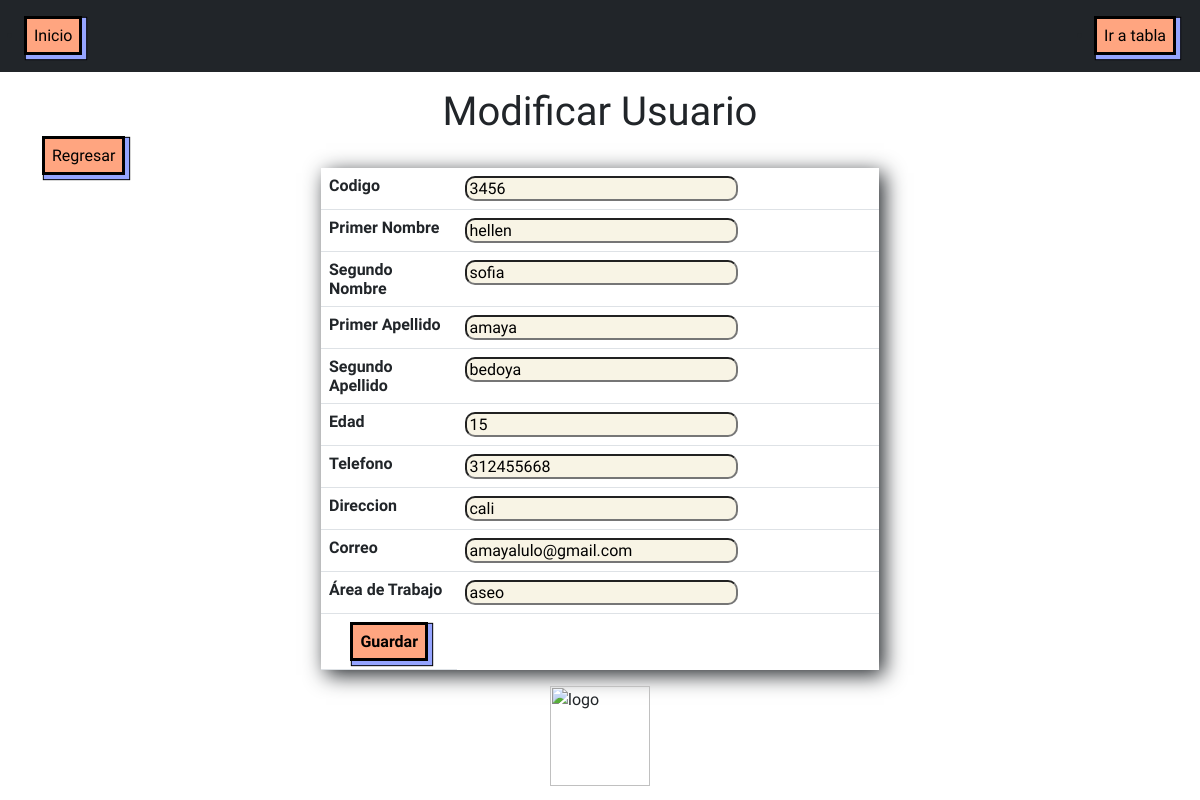
Screenshot of /modificar.php?id=3456 with the database file from the repository.
### tables this page shows
CREATE TABLE `alape` (
  `Codigo` int(4) NOT NULL,
  `p_nombre` varchar(20) NOT NULL,
  `s_nombre` varchar(30) NOT NULL,
  `p_apellido` varchar(20) NOT NULL,
  `s_apellido` varchar(30) NOT NULL,
  `edad` int(2) NOT NULL,
  `telefono` int(13) NOT NULL,
  `direccion` varchar(20) NOT NULL,
  `correo` varchar(50) NOT NULL,
  `area_de_trabajo` varchar(50) NOT NULL
);

### modificar.php (the view, shortened to what this page needs)
<?php
	require('conexion.php');
	$id=$_GET['id'];
	$query="SELECT Codigo, p_nombre, s_nombre, p_apellido, s_apellido,
	edad, telefono, direccion, correo, area_de_trabajo FROM alape WHERE Codigo = $id";
	$resultado=$mysqli->query($query);
	$row=$resultado->fetch_assoc();
?>
<html>
	<head>
		<link rel="stylesheet" href="styles2.css">
		<link href="https://cdn.jsdelivr.net/npm/bootstrap@5.0.2/dist/css/bootstrap.min.css" rel="stylesheet"
>
	</head>
	<body class="body-css">
			<nav>
				<ul class="navbar navbar-dark bg-dark p-4">
					<li><a class="a-css" href="index.php">Inicio</a></li>
					<li><a class="a-css" href="tabla.php">Ir a tabla</a></li>
				</ul>
			</nav>
		<div class="container">
			<center><h1>Modificar Usuario</h1></center>
			<a class="a-css" href="index.php">Regresar</a>
			<form class="form w-50 mx-auto" name="form" method="post" action="mod_usuario.php">
				<table class="tabla2-css table">
					<tr>
						<td><b>Codigo</b></td>
						<td><input class="input-text-css" type="text" name="Codigo" size="25"  value="<?php echo $row['Codigo']; ?>" /></td>
					</tr>
					<tr>
						<td><b>Primer Nombre</b></td>
						<td><input class="input-text-css"  type="text" name="p_nombre" size="25" value="<?php echo $row['p_nombre'];?>" /></td>
					</tr>
					<tr>
						<td width="20"><b>Segundo Nombre</b></td>
						<td width="30"><input class="input-text-css" type="text" name="s_nombre" size="25" value="<?php echo $row['s_nombre']; ?>" /></td>
					</tr>
					<tr>
						<td width="20"><b>Primer Apellido</b></td>
						<td width="30"><input class="input-text-css" type="text" name="p_apellido" size="25" value="<?php echo $row['p_apellido']; ?>" /></td>
					</tr>
					<tr>
						<td width="20"><b>Segundo Apellido</b></td>
						<td width="30"><input class="input-text-css" type="text" name="s_apellido" size="25" value="<?php echo $row['s_apellido']; ?>" /></td>
					</tr>
					<tr>
						<td width="20"><b>Edad</b></td>
						<td width="30"><input class="input-text-css" type="text" name="edad" size="25" value="<?php echo $row['edad']; ?>" /></td>
					</tr>
					<tr>
						<td width="20"><b>Telefono</b></td>
						<td width="30"><input class="input-text-css" type="text" name="telefono" size="25" value="<?php echo $row['telefono']; ?>" /></td>
					</tr>
					<tr>
						<td width="20"><b>Direccion</b></td>
						<td width="30"><input class="input-text-css" type="text" name="direccion" size="25" value="<?php echo $row['direccion']; ?>" /></td>
					</tr>
					<tr>
						<td width="20"><b>Correo</b></td>
						<td width="30"><input class="input-text-css" type="email" name="correo" size="25" value="<?php echo $row['correo']; ?>" /></td>
					</tr>
					<tr>
						<td><b>Área de Trabajo</b></td>
						<td><input class="input-text-css" type="text" name="area_de_trabajo" size="25" value="<?php echo $row['area_de_trabajo']; ?>" /></td>
					</tr>
					<tr>
						<td><center><input class="input-css" type="submit" name="Guardar" value="Guardar" /></center></td>
					</tr>
				</table>
			</form>
		</div>
		<footer>
		<img width="100px" class="img-fluid mx-auto d-block " src="https://www.cosfacali.edu.co/images/Pequeo_Logo_Cosfa_2013-2014.png" alt="logo">
		</footer>
	</body>
</html>

### styles2.css (style rules this page uses)
.body-css { background-image: url(https://s3-us-west-2.amazonaws.com/s.cdpn.io/38816/image-from-rawpixel-id-2210775-jpeg.jpg); background-repeat: none; background-size: cover; font-family: "Rajdhani", sans-serif; font-weight: 400; font-style: normal; }
.tabla2-css { height: 200px; background-color: white; box-shadow: 5px 5px 20px ; }
.input-text-css { background-color: #f8f4e5; border-radius: 10px; }
.input-css { padding: 7px; color:black; border: solid black; background-color: #ffa580; font-weight: bold; box-shadow: 3px 3px 1px 1px #95a4ff, 3px 3px 1px 2px rgba(0,0,0,1) }
.a-css { padding: 7px; background-color: #ffa580; text-decoration: none; color:black; border: solid black; box-shadow: 3px 3px 1px 1px #95a4ff, 3px 3px 1px 2px rgba(0,0,0,1) }

### rows the page displays
alape: Codigo "3456", p_nombre "hellen", s_nombre "sofia", p_apellido "amaya", s_apellido "bedoya", edad "15", telefono "312455668", direccion "cali", correo "amayalulo@gmail.com", area_de_trabajo "aseo"
